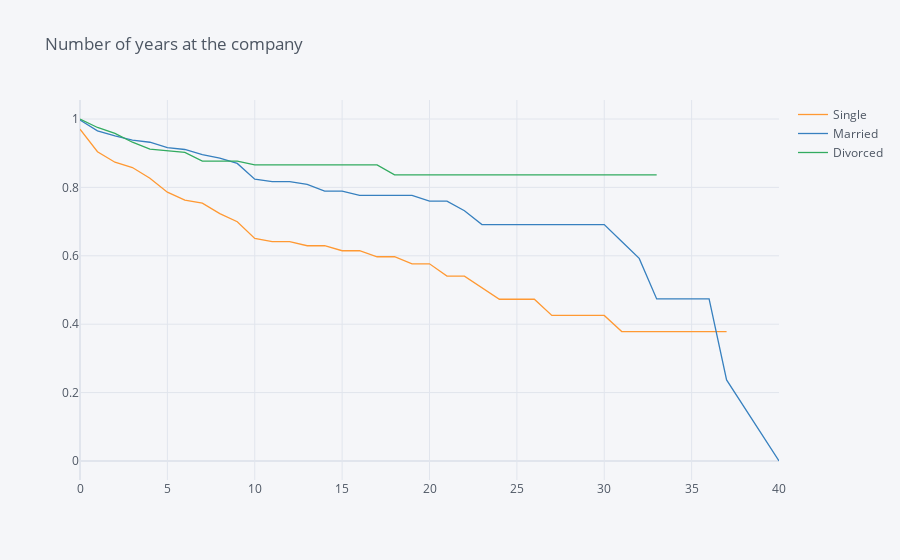

Notebook code cell kept with this figure:
### Markdown cell above
## 4. Let's switch to looking at retention rates from another demographic perspective: marital status. Generate and plot survival curves for the different marital statuses by number of years at the company.

### Code cell
survival(data, 'MaritalStatus', 'YearsAtCompany', 'Attrition').iplot(title = "Number of years at the company")

### Figure 1 — Plotly figure (JSON) as saved in the notebook; plotly's stock layout.template omitted (floating-point values rounded to 4 significant figures)
{"data": [{"line": {"color": "rgba(255, 153, 51, 1.0)", "dash": "solid", "shape": "linear", "width": 1.3}, "mode": "lines", "name": "Single", "text": "", "type": "scatter", "x": [0, 1, 2, 3, 4, 5, 6, 7, 8, 9, 10, 11, 12, 13, 14, 15, 16, 17, 18, 19, 20, 21, 22, 23, 24, 25, 26, 27, 29, 30, 31, 32, 33, 34, 36, 37, 40], "y": [0.9702, 0.9044, 0.8736, 0.8581, 0.8268, 0.7861, 0.7628, 0.754, 0.7234, 0.6997, 0.6507, 0.6413, 0.6413, 0.6294, 0.6294, 0.6148, 0.6148, 0.5972, 0.5972, 0.5766, 0.5766, 0.5406, 0.5406, 0.5068, 0.473, 0.473, 0.473, 0.4257, 0.4257, 0.4257, 0.3784, 0.3784, 0.3784, 0.3784, 0.3784, 0.3784, ""]}, {"line": {"color": "rgba(55, 128, 191, 1.0)", "dash": "solid", "shape": "linear", "width": 1.3}, "mode": "lines", "name": "Married", "text": "", "type": "scatter", "x": [0, 1, 2, 3, 4, 5, 6, 7, 8, 9, 10, 11, 12, 13, 14, 15, 16, 17, 18, 19, 20, 21, 22, 23, 24, 25, 26, 27, 29, 30, 31, 32, 33, 34, 36, 37, 40], "y": [0.997, 0.9654, 0.9506, 0.9381, 0.932, 0.9164, 0.9109, 0.8958, 0.8858, 0.8702, 0.8239, 0.817, 0.817, 0.8086, 0.7894, 0.7894, 0.7768, 0.7768, 0.7768, 0.7768, 0.7599, 0.7599, 0.7318, 0.6911, 0.6911, 0.6911, 0.6911, 0.6911, 0.6911, 0.6911, 0.6418, 0.5924, 0.4739, 0.4739, 0.4739, 0.237, 0]}, {"line": {"color": "rgba(50, 171, 96, 1.0)", "dash": "solid", "shape": "linear", "width": 1.3}, "mode": "lines", "name": "Divorced", "text": "", "type": "scatter", "x": [0, 1, 2, 3, 4, 5, 6, 7, 8, 9, 10, 11, 12, 13, 14, 15, 16, 17, 18, 19, 20, 21, 22, 23, 24, 25, 26, 27, 29, 30, 31, 32, 33, 34, 36, 37, 40], "y": [1, 0.9752, 0.9581, 0.9321, 0.9122, 0.9078, 0.9021, 0.8769, 0.8769, 0.8769, 0.8657, 0.8657, 0.8657, 0.8657, 0.8657, 0.8657, 0.8657, 0.8657, 0.8368, 0.8368, 0.8368, 0.8368, 0.8368, 0.8368, 0.8368, 0.8368, 0.8368, 0.8368, 0.8368, 0.8368, 0.8368, 0.8368, 0.8368, "", "", "", ""]}], "layout": {"legend": {"bgcolor": "#F5F6F9", "font": {"color": "#4D5663"}}, "paper_bgcolor": "#F5F6F9", "plot_bgcolor": "#F5F6F9", "title": {"font": {"color": "#4D5663"}, "text": "Number of years at the company"}, "xaxis": {"gridcolor": "#E1E5ED", "showgrid": true, "tickfont": {"color": "#4D5663"}, "title": {"font": {"color": "#4D5663"}, "text": ""}, "zerolinecolor": "#E1E5ED"}, "yaxis": {"gridcolor": "#E1E5ED", "showgrid": true, "tickfont": {"color": "#4D5663"}, "title": {"font": {"color": "#4D5663"}, "text": ""}, "zerolinecolor": "#E1E5ED"}}}
